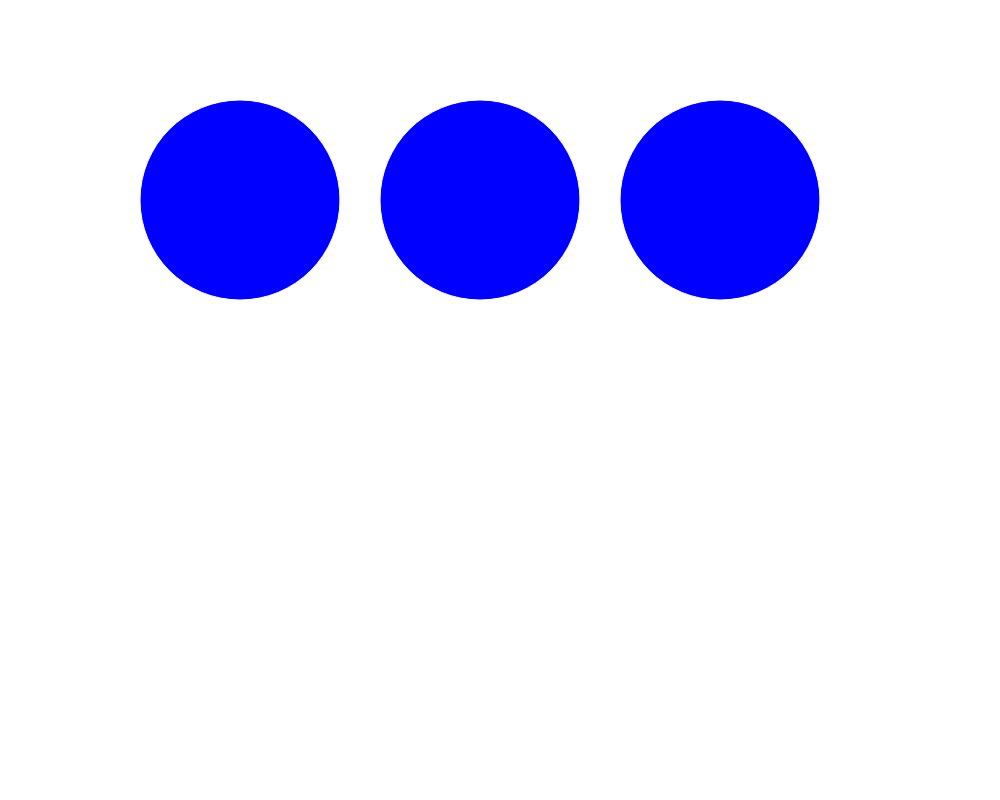
Frame 1 (no input)
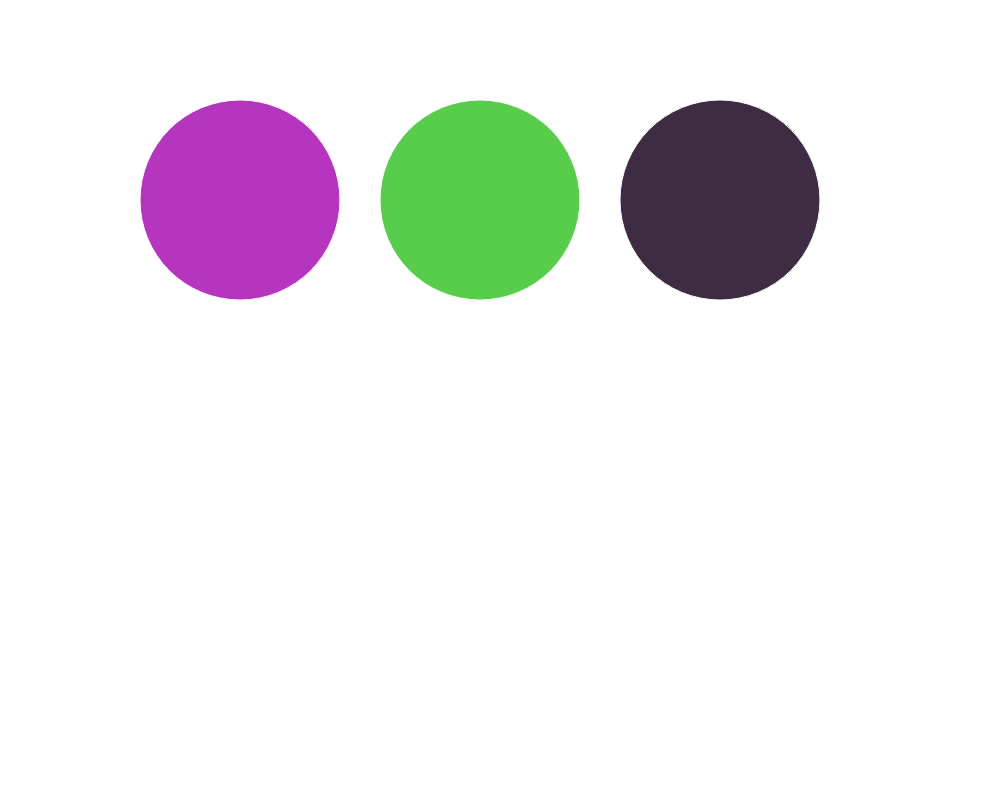
Frame 60 (no input)
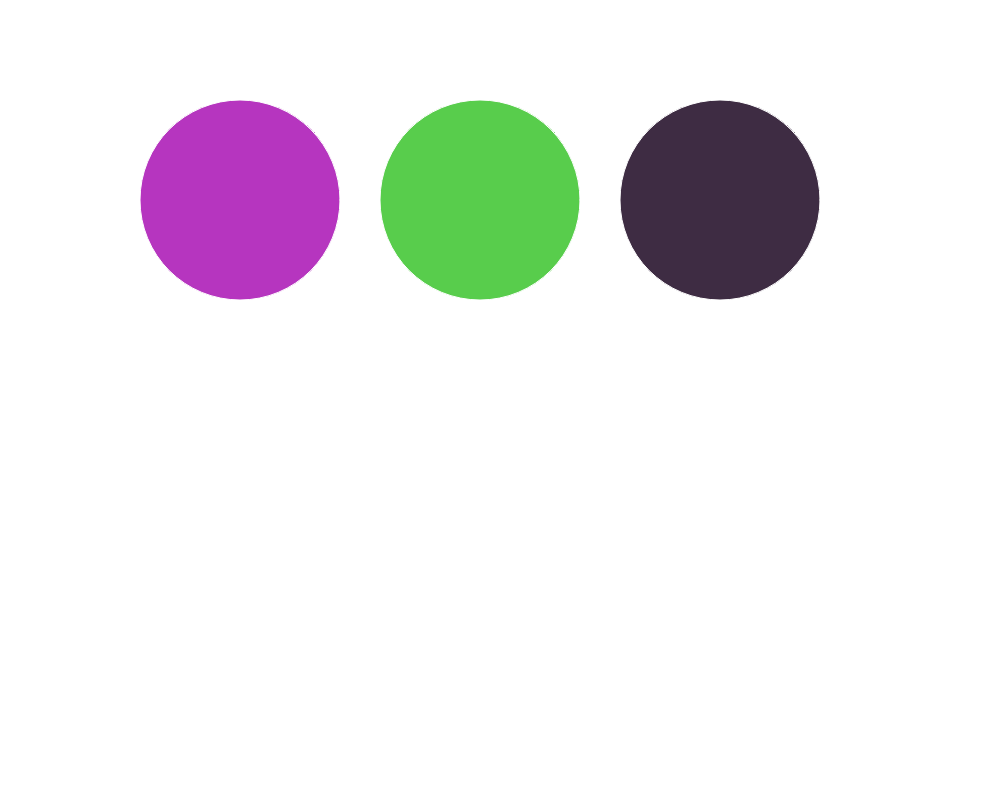
Frame 120 (the mouse pressed at the canvas centre since frame 60)

The p5.js sketch that drew these frames (run headless with seeded random() and noise() and a simulated clock; from frame 60 on, the mouse is pressed at the canvas centre):

// p5.js sketch
// ── sketch.js
var bubbles=[];
var numBubbles=3;
var color1;

function setup() {
  color1=color('blue');
  createCanvas(1000, 800);
  //frameRate(9);
  for(var i=0; i<numBubbles;i++){
  bubbles[i] = new Bubble(240*(i+1),200,200,color1);
  
  }
  
}

function draw() {
  for(var i=0; i<numBubbles;i++){
  bubbles[i].display();
  bubbles[i].changeColorFunction();
  console.log(bubbles[i].x);
}

}


function Bubble(x,y,radius,inputColor) {
  this.x = x;
  this.y = y;
  this.radius=radius;
  //this.startColor=inputColor;
  this.changeColor=color(random(255),random(255),random(255));
  this.circleColor=inputColor;
  this.display = function() {
        stroke(255);
        fill(this.circleColor);
        ellipse(this.x, this.y, this.radius);
  }
  
  this.changeColorFunction = function() {
      this.circleColor=this.changeColor;
      //this.circleColor=color(random(255),random(255),random(255));
  }
}
